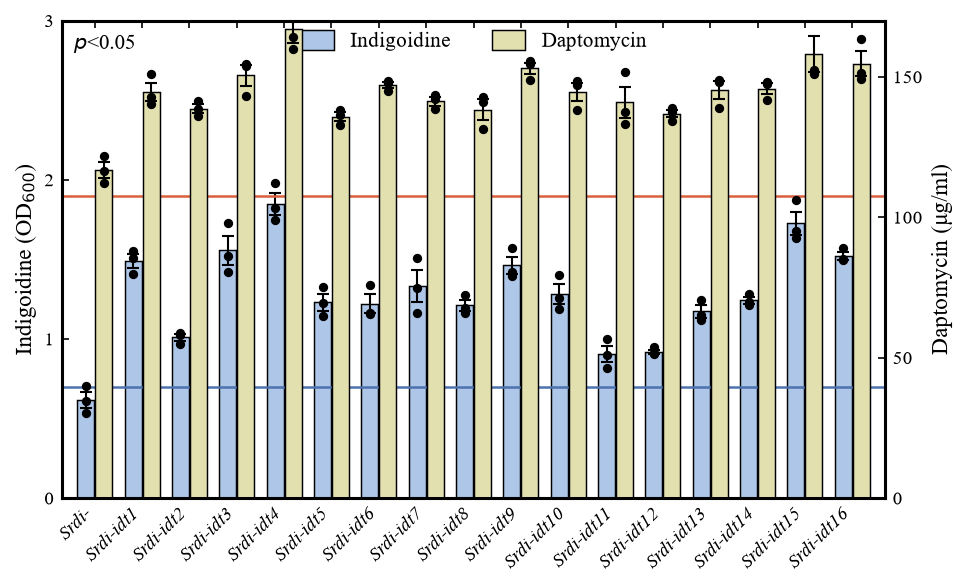

The script that drew this image:
# -*- coding: utf-8 -*-
"""案例9 - Nature 双Y轴图: 17样本并列双柱, 左轴蓝OD600 / 右轴米色浓度 (twinx)。
参考：同类期刊常见的「双 Y 轴分组柱形图」版式 — 红/蓝横向阈值线, 顶部图例, p<0.05（详见同名 case 卡）。"""
import sys, os
HERE = os.path.dirname(os.path.abspath(__file__))
sys.path.insert(0, os.path.join(HERE, 'lib'))
from paper_style import set_style, save, rng, cm2in

import numpy as np
import matplotlib.pyplot as plt

set_style()

samples = ['Srdi-'] + ['Srdi-idt%i' % i for i in range(1, 17)]
od = np.array([0.68, 1.45, 1.00, 1.60, 1.75, 1.20, 1.20, 1.30, 1.20, 1.50,
               1.35, 0.95, 0.90, 1.15, 1.30, 1.70, 1.60])
conc = np.array([118., 145., 142., 152., 163., 138., 145., 148., 140., 150.,
                 145., 140., 136., 140., 142., 158., 150.])

r = rng(9)
n = 17
x = np.arange(n)
od_rep = np.array([r.normal(m, 0.09, 3).clip(0.05, None) for m in od])
co_rep = np.array([r.normal(m, 6.0, 3).clip(20, None) for m in conc])

BLUE = '#AEC6E8'
BEIGE = '#E3E0B0'
fig, ax = plt.subplots(figsize=cm2in(18, 10.5))
ax2 = ax.twinx()

b1 = ax.bar(x - 0.19, od_rep.mean(axis=1), width=0.36, facecolor=BLUE,
            edgecolor='black', linewidth=0.7, zorder=2,
            yerr=od_rep.std(axis=1, ddof=1) / np.sqrt(3),
            error_kw=dict(ecolor='black', elinewidth=1.0, capsize=3,
                          capthick=1.0))
b2 = ax2.bar(x + 0.19, co_rep.mean(axis=1), width=0.36, facecolor=BEIGE,
             edgecolor='black', linewidth=0.7, zorder=2,
             yerr=co_rep.std(axis=1, ddof=1) / np.sqrt(3),
             error_kw=dict(ecolor='black', elinewidth=1.0, capsize=3,
                           capthick=1.0))
# 散点
for i in range(n):
    ax.scatter(np.full(3, x[i] - 0.19), od_rep[i], s=12, color='black',
               zorder=4)
    ax2.scatter(np.full(3, x[i] + 0.19), co_rep[i], s=12, color='black',
                zorder=4)

# 阈值线
ax.axhline(1.9, color='#D9603B', lw=1.2, zorder=3)
ax.axhline(0.7, color='#4C72B0', lw=1.2, zorder=3)

ax.set_ylim(0, 3)
ax2.set_ylim(0, 170)
ax.set_yticks(np.arange(0, 3.1, 1))
ax2.set_yticks(np.arange(0, 171, 50))
ax.set_ylabel('Indigoidine (OD$_{600}$)', fontsize=11)
ax2.set_ylabel('Daptomycin (\u03bcg/ml)', fontsize=11)
ax.set_xticks(x)
ax.set_xticklabels(samples, rotation=45, ha='right', fontsize=9,
                   fontstyle='italic')
ax.tick_params(axis='y', labelsize=9)
ax2.tick_params(axis='y', labelsize=9)
ax.set_xlim(-0.7, n - 0.3)

# 边框 (参考图为全框)
for sp in ('top', 'right'):
    ax.spines[sp].set_visible(True)
    ax2.spines[sp].set_visible(True)

ax.text(0.015, 0.97, r'$\mathit{p}$<0.05', transform=ax.transAxes,
        fontsize=10, ha='left', va='top')
handles = [plt.Rectangle((0, 0), 1, 1, facecolor=BLUE, edgecolor='black',
                         linewidth=0.7),
           plt.Rectangle((0, 0), 1, 1, facecolor=BEIGE, edgecolor='black',
                         linewidth=0.7)]
leg = ax.legend(handles, ['Indigoidine', 'Daptomycin'], loc='upper center',
                bbox_to_anchor=(0.5, 1.02), ncol=2, frameon=False, fontsize=10,
                handlelength=1.6, handleheight=1.1)

save(fig, 'case_seg009.png')
